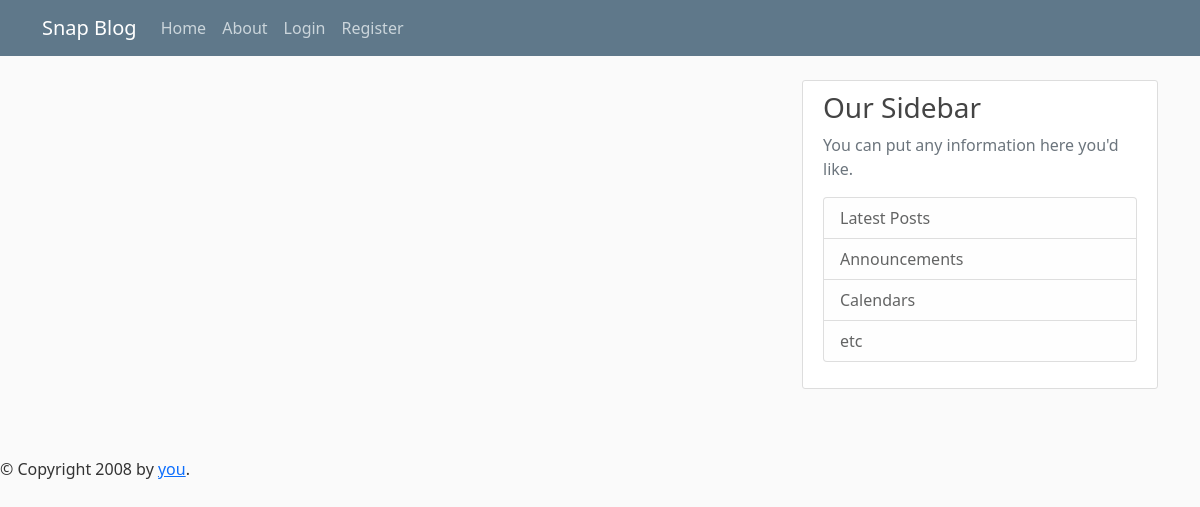
The app's page /home, older data.
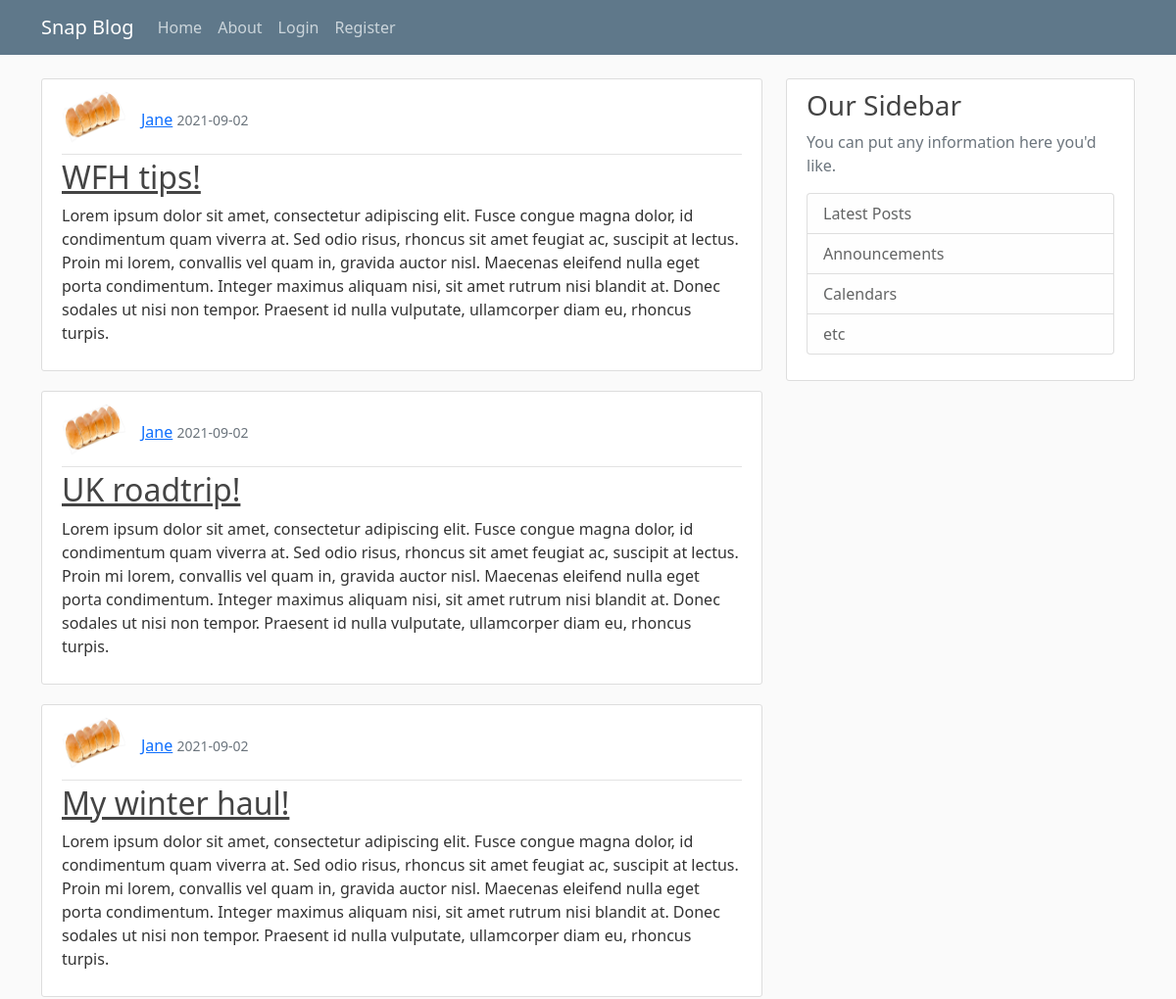
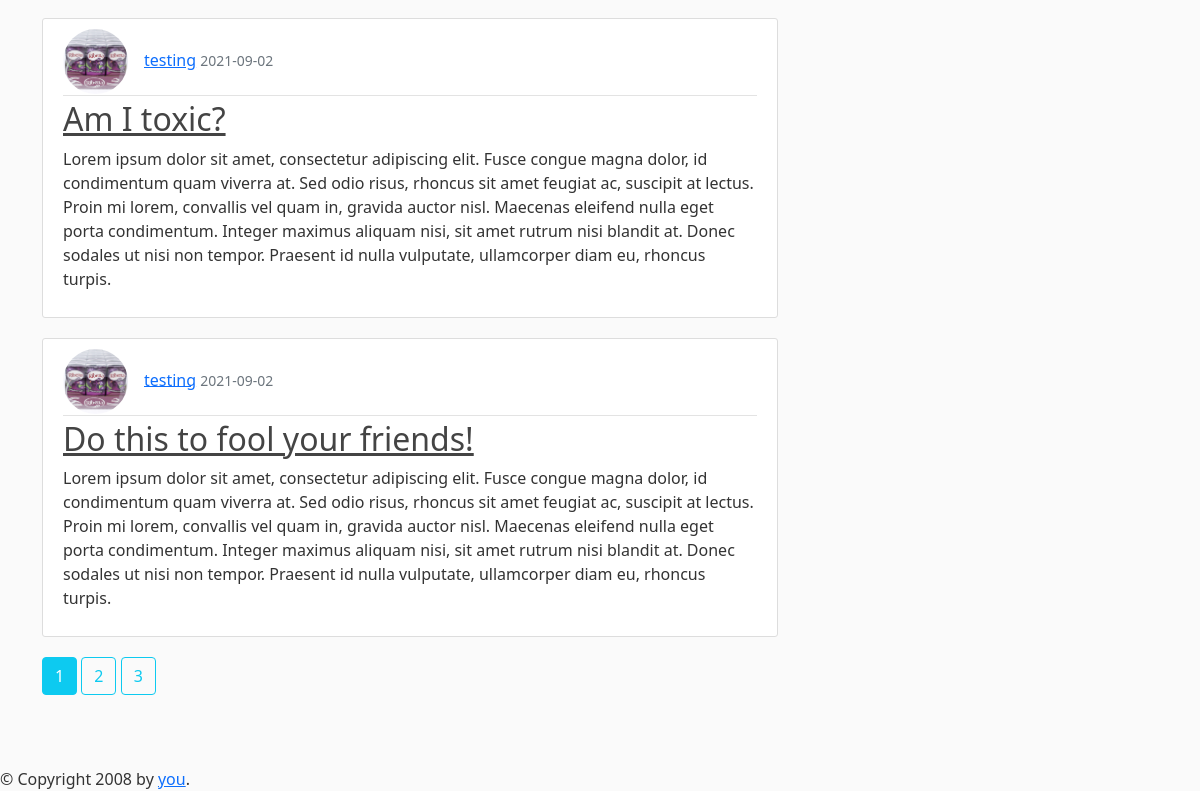
The same page, newer data (2 pictures, top to bottom).
### snapApp/models.py (models this page shows, shortened)
class Post(db.Model):
    id = db.Column(db.Integer, primary_key=True)
    title = db.Column(db.String(100), nullable=False)
    date_posted = db.Column(db.DateTime, nullable=False, default=datetime.utcnow)
    content = db.Column(db.Text, nullable=False)
    user_id = db.Column(db.Integer, db.ForeignKey('user.id'), nullable=False)

class User(db.Model, UserMixin):
    id = db.Column(db.Integer, primary_key=True)
    username = db.Column(db.String(20), unique=True, nullable=False)
    email = db.Column(db.String(120), unique=True, nullable=False)
    image_file = db.Column(db.String(20), nullable=False, default='default.jpg')
    password = db.Column(db.String(60), nullable=False)
    posts = db.relationship('Post', backref='author', lazy=True)

### snapApp/main/routes.py (the view)
@main.route("/")
@main.route("/home")
def home():
    page = request.args.get('page', 1, type=int)
    posts = Post.query.order_by(Post.date_posted.desc()).paginate(page=page,  per_page=5)
    return render_template('home.html', posts=posts)

### snapApp/templates/home.html (shortened to what this page needs)
{% extends "base.html" %}
{% block content %}
    {% for post in posts.items %}
        <article class="media content-section">
          <div class="media-body">
            <div class="article-metadata">
              <img class="rounded-circle article-img" src="{{ url_for('static', filename='img/' + post.author.image_file ) }}"><a class="mr-2" href="#">{{ post.author.username }}</a>
              <small class="text-muted">{{ post.date_posted.strftime('%Y-%m-%d') }}</small>
            </div>
            <h2><a class="article-title" href="{{ url_for('post', post_id=post.id) }}">{{ post.title }}</a></h2>
            <p class="article-content">{{ post.content }}</p>
          </div>
        </article>
    {% endfor %}
    {% for page_num in posts.iter_pages(left_edge=1, right_edge=1, left_current=1, right_current=2) %}
      {% if page_num %}
        {% if posts.page == page_num %}
          <a class="btn btn-info mb-4 text-white" href="{{ url_for('home', page=page_num) }}">{{ page_num }}</a>
        {% else %}
         <a class="btn btn-outline-info mb-4" href="{{ url_for('home', page=page_num) }}">{{ page_num }}</a>
        {% endif %}
      {% else %}
      ...
      {% endif %}
    {% endfor %}
{% endblock content %}

### snapApp/templates/base.html (shortened to what this page needs)
<!DOCTYPE html>
<html>
<head>
    <link href="https://cdn.jsdelivr.net/npm/bootstrap@5.0.2/dist/css/bootstrap.min.css" rel="stylesheet">
    <link rel="stylesheet" type="text/css" href="{{ url_for('static', filename='main.css') }}">
</head>
<body><header>{% include 'navbar.html' %}</header>
	<main role="main" class="container">
      <div class="row">
        <div class="col-md-8">
          {% block content %}{% endblock %}
        </div>
        <div class="col-md-4">
          <div class="content-section">
            <h3>Our Sidebar</h3>
            <p class='text-muted'>You can put any information here you'd like.
              <ul class="list-group">
                <li class="list-group-item list-group-item-light">Latest Posts</li>
                <li class="list-group-item list-group-item-light">Announcements</li>
                <li class="list-group-item list-group-item-light">Calendars</li>
                <li class="list-group-item list-group-item-light">etc</li>
              </ul>
            </p>
          </div>
        </div>
      </div>
    </main>
    <div id="footer" class="mt-5">
        {% block footer %}
        &copy; Copyright 2008 by <a href="#">you</a>.
        {% endblock %}
    </div>
</body>
</html>

### snapApp/templates/navbar.html (shortened to what this page needs)
<header class="site-header">
  <nav class="navbar navbar-expand-md navbar-dark bg-steel fixed-top">
    <div class="container">
      <a class="navbar-brand mr-4" href="{{ url_for('main.home') }}">Snap Blog</a>
      <div class="collapse navbar-collapse" id="navbarToggle">
        <div class="navbar-nav mr-auto">
          <a class="nav-item nav-link" href="{{ url_for('main.home') }}">Home</a>
          <a class="nav-item nav-link" href="{{ url_for('main.about') }}">About</a>
        </div>
        <div id="nav-right" class="navbar-nav">
          {% if current_user.is_authenticated %}
            <a class="nav-item nav-link" href="{{ url_for('posts.new_post') }}">New Post</a>
            <a class="nav-item nav-link" href="{{ url_for('users.account') }}">Account</a>
            <a class="nav-item nav-link" href="{{ url_for('users.logout') }}">Log Out</a>
          {% else %}
            <a class="nav-item nav-link" href="{{ url_for('users.login') }}">Login</a>
            <a class="nav-item nav-link" href="{{ url_for('users.register') }}">Register</a>
          {% endif %}
        </div>
      </div>
    </div>
  </nav>
</header>

### snapApp/static/main.css (style rules this page uses)
body { background: #fafafa; color: #333333; margin-top: 5rem; }
h1, h2, h3, h4, h5, h6 { color: #444444; }
.bg-steel { background-color: #5f788a; }
.site-header .navbar-nav .nav-link { color: #cbd5db; }
.content-section { background: #ffffff; padding: 10px 20px; border: 1px solid #dddddd; border-radius: 3px; margin-bottom: 20px; }
.article-title { color: #444444; }
.article-content { white-space: pre-line; }
.article-img { height: 65px; width: 65px; margin-right: 16px; }
.article-metadata { padding-bottom: 1px; margin-bottom: 4px; border-bottom: 1px solid #e3e3e3 }

Row changes from the older to the newer data that the page shows:
added Post: image_file (picture), author.username "Jane", date_posted "2021-09-02", title "WFH tips!", content "Lorem ipsum dolor sit amet, consectetur adipiscing elit. Fusce congue magna dolor, id condimentum quam viverra at. Sed odio risus, rhoncus sit amet feugiat ac, suscipit at lectus. Proin mi lorem, convallis vel quam in, gravida auctor nisl. Maecenas eleifend nulla eget porta condimentum. Integer maximus aliquam nisi, sit amet rutrum nisi blandit at. Donec sodales ut nisi non tempor. Praesent id nulla vulputate, ullamcorper diam eu, rhoncus turpis."
added Post: image_file (picture), author.username "Jane", date_posted "2021-09-02", title "UK roadtrip!", content "Lorem ipsum dolor sit amet, consectetur adipiscing elit. Fusce congue magna dolor, id condimentum quam viverra at. Sed odio risus, rhoncus sit amet feugiat ac, suscipit at lectus. Proin mi lorem, convallis vel quam in, gravida auctor nisl. Maecenas eleifend nulla eget porta condimentum. Integer maximus aliquam nisi, sit amet rutrum nisi blandit at. Donec sodales ut nisi non tempor. Praesent id nulla vulputate, ullamcorper diam eu, rhoncus turpis."
added Post: image_file (picture), author.username "Jane", date_posted "2021-09-02", title "My winter haul!", content "Lorem ipsum dolor sit amet, consectetur adipiscing elit. Fusce congue magna dolor, id condimentum quam viverra at. Sed odio risus, rhoncus sit amet feugiat ac, suscipit at lectus. Proin mi lorem, convallis vel quam in, gravida auctor nisl. Maecenas eleifend nulla eget porta condimentum. Integer maximus aliquam nisi, sit amet rutrum nisi blandit at. Donec sodales ut nisi non tempor. Praesent id nulla vulputate, ullamcorper diam eu, rhoncus turpis."
added Post: image_file (picture), author.username "testing", date_posted "2021-09-02", title "Am I toxic?", content "Lorem ipsum dolor sit amet, consectetur adipiscing elit. Fusce congue magna dolor, id condimentum quam viverra at. Sed odio risus, rhoncus sit amet feugiat ac, suscipit at lectus. Proin mi lorem, convallis vel quam in, gravida auctor nisl. Maecenas eleifend nulla eget porta condimentum. Integer maximus aliquam nisi, sit amet rutrum nisi blandit at. Donec sodales ut nisi non tempor. Praesent id nulla vulputate, ullamcorper diam eu, rhoncus turpis."
added Post: image_file (picture), author.username "testing", date_posted "2021-09-02", title "Do this to fool your friends!", content "Lorem ipsum dolor sit amet, consectetur adipiscing elit. Fusce congue magna dolor, id condimentum quam viverra at. Sed odio risus, rhoncus sit amet feugiat ac, suscipit at lectus. Proin mi lorem, convallis vel quam in, gravida auctor nisl. Maecenas eleifend nulla eget porta condimentum. Integer maximus aliquam nisi, sit amet rutrum nisi blandit at. Donec sodales ut nisi non tempor. Praesent id nulla vulputate, ullamcorper diam eu, rhoncus turpis."
Text that changed along with them:
new list line: "1"
new list line: "2"
new list line: "3"
